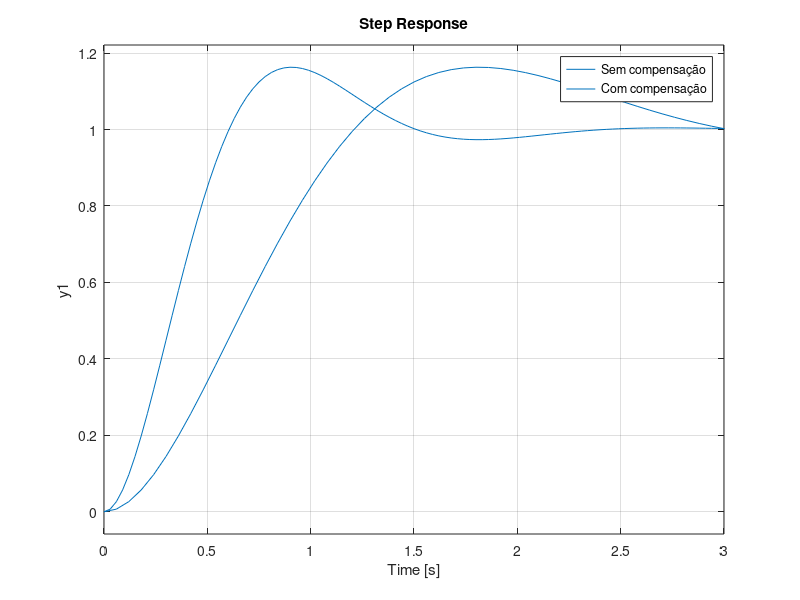

Here is the MATLAB script that generated this plot:


s = tf('s');

num=4;
den=[1 2 0];
G=tf(num,den)
Gmf=feedback(G,1)

numc=4*[1 2];
denc=[1 4];
Gc=tf(numc,denc)

%Planta com compensação em malha fechada
Gmfc=feedback(Gc*G,1);
Gmfc=minreal(Gmfc)

step(Gmf);
hold;
step(Gmfc);
legend('Sem compensação','Com compensação');